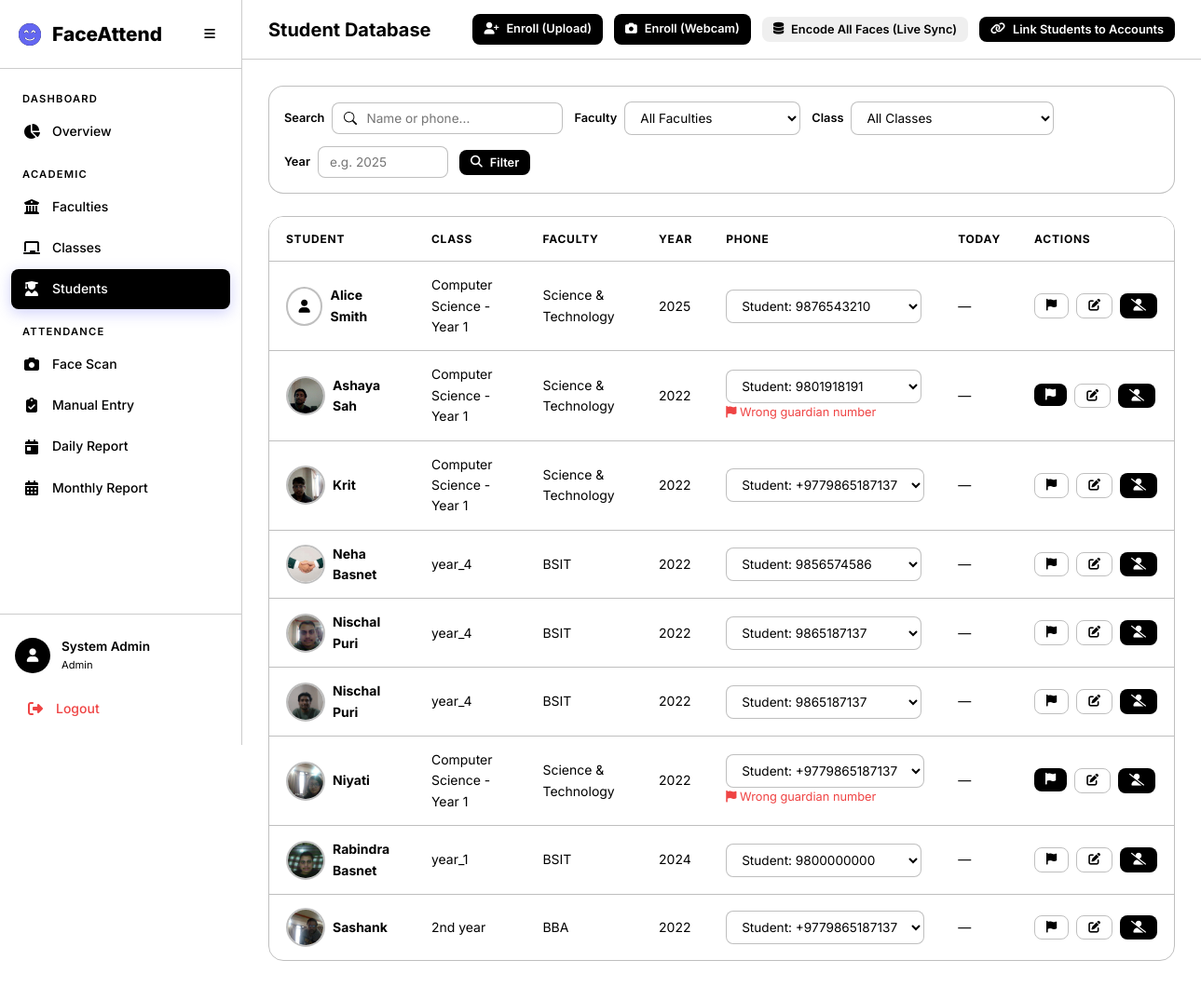
The page /academics/students/ on the database as committed earlier.
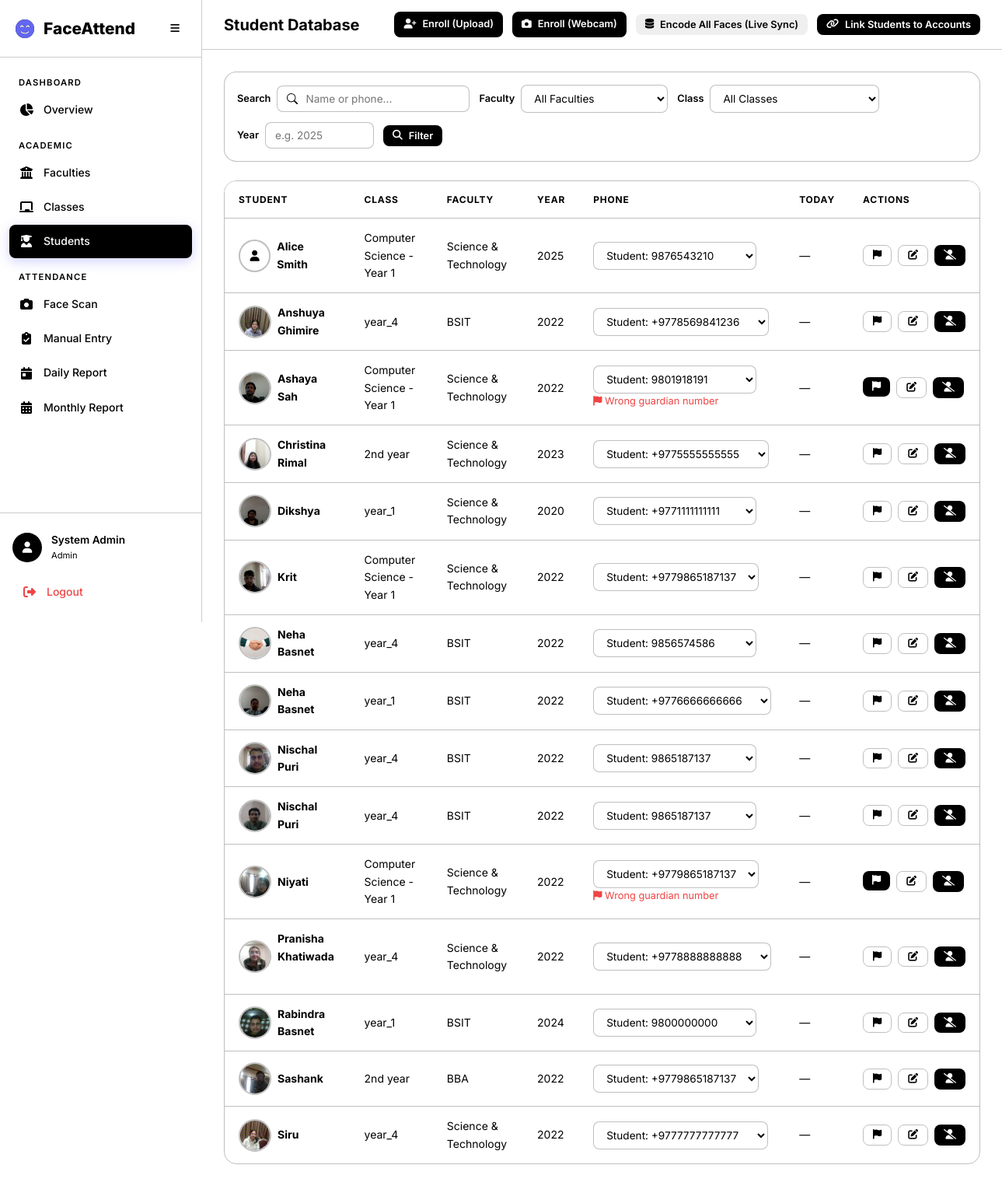
The same page on the database as committed later.
### accounts/models.py (models this page shows, shortened)
class User(AbstractUser):
    class Role(models.TextChoices):
        ADMIN = 'admin', 'Admin'
        TEACHER = 'teacher', 'Teacher'
        STUDENT = 'student', 'Student'
    role = models.CharField(
        max_length=10,
        choices=Role.choices,
        default=Role.STUDENT,
    )
    phone = models.CharField(max_length=20, blank=True)
    profile_image = models.ImageField(upload_to='profiles/', blank=True, null=True)

### academics/models.py (models this page shows, shortened)
class Student(models.Model):
    user = models.OneToOneField(
        settings.AUTH_USER_MODEL,
        on_delete=models.CASCADE,
        related_name='student_profile',
        null=True, blank=True,
    )
    full_name = models.CharField(max_length=300)
    profile_image = models.ImageField(upload_to='students/profiles/')
    face_encoding = models.BinaryField(null=True, blank=True, help_text='128-d face encoding as bytes')
    enrollment_year = models.PositiveIntegerField()
    faculty = models.ForeignKey(Faculty, on_delete=models.CASCADE, related_name='students')
    academic_class = models.ForeignKey(AcademicClass, on_delete=models.CASCADE, related_name='students')
    phone = models.CharField(max_length=20, blank=True)
    guardian_phone = models.CharField(max_length=20, blank=True)
    is_phone_flagged = models.BooleanField(
        default=False,
        help_text='Mark this when the student phone number is incorrect.',
    )
    is_active = models.BooleanField(default=True)
    created_at = models.DateTimeField(auto_now_add=True)
    updated_at = models.DateTimeField(auto_now=True)
    class Meta:
        ordering = ['full_name']

class AcademicClass(models.Model):
    name = models.CharField(max_length=200)
    faculty = models.ForeignKey(Faculty, on_delete=models.CASCADE, related_name='classes')
    teacher = models.ForeignKey(
        settings.AUTH_USER_MODEL,
        on_delete=models.SET_NULL,
        null=True, blank=True,
        related_name='assigned_classes',
        limit_choices_to={'role': 'teacher'},
    )
    created_at = models.DateTimeField(auto_now_add=True)
    updated_at = models.DateTimeField(auto_now=True)
    class Meta:
        verbose_name_plural = 'Classes'
        ordering = ['faculty__name', 'name']
        unique_together = ['name', 'faculty']

class Faculty(models.Model):
    name = models.CharField(max_length=200, unique=True)
    description = models.TextField(blank=True)
    created_at = models.DateTimeField(auto_now_add=True)
    updated_at = models.DateTimeField(auto_now=True)
    class Meta:
        verbose_name_plural = 'Faculties'
        ordering = ['name']

### academics/views.py (the view)
# urls.py: path('students/', views.student_list, name='student_list'),
@login_required
@admin_or_teacher_required
def student_list(request):
    students = Student.objects.filter(is_active=True).select_related('faculty', 'academic_class')
    faculty_id = request.GET.get('faculty')
    class_id = request.GET.get('class')
    search = request.GET.get('search', '')
    year = request.GET.get('year')
    if faculty_id:
        students = students.filter(faculty_id=faculty_id)
    if class_id:
        students = students.filter(academic_class_id=class_id)
    if search:
        students = students.filter(
            Q(full_name__icontains=search) | Q(phone__icontains=search)
        )
    if year:
        students = students.filter(enrollment_year=year)
    today = timezone.localdate()
    attendance_map = {}
    for att in Attendance.objects.filter(date=today, student__in=students):
        attendance_map[att.student_id] = att.status
    students = list(students)
    for s in students:
        s.today_status = attendance_map.get(s.id)
    faculties = Faculty.objects.all()
    classes = AcademicClass.objects.all()
    context = {
        'students': students,
        'faculties': faculties,
        'classes': classes,
        'search': search,
        'selected_faculty': faculty_id,
        'selected_class': class_id,
        'selected_year': year,
    }
    return render(request, 'academics/student_list.html', context)

### templates/academics/student_list.html (shortened to what this page needs)
{% extends 'base.html' %}
{% load static %}
{% block page_title %}Student Database{% endblock %}
{% block top_actions %}
<a href="{% url 'academics:student_enroll' %}" class="btn btn-success btn-sm">
    <i class="fas fa-user-plus"></i> Enroll (Upload)
</a>
<a href="{% url 'academics:student_enroll_webcam' %}" class="btn btn-primary btn-sm">
    <i class="fas fa-camera"></i> Enroll (Webcam)
</a>
<button class="btn btn-info btn-sm" id="bulkEncodeBtn" onclick="syncAndEncodeFaces()">
    <i class="fas fa-database"></i> Encode All Faces (Live Sync)
</button>
<button class="btn btn-warning btn-sm" id="linkStudentsBtn" onclick="linkStudentsToUsers()">
    <i class="fas fa-link"></i> Link Students to Accounts
</button>
{% endblock %}
{% block content %}
<form method="get" class="filters-bar animate-fade-in">
    <div class="filter-group">
        <label>Search</label>
        <input type="text" name="search" value="{{ search }}" placeholder="Name or phone..." class="search-input">
    </div>
    <div class="filter-group">
        <label>Faculty</label>
        <select name="faculty" class="filter-input" onchange="this.form.submit()">
            <option value="">All Faculties</option>
        </select>
    </div>
    <div class="filter-group">
        <label>Class</label>
        <select name="class" class="filter-input" onchange="this.form.submit()">
            <option value="">All Classes</option>
        </select>
    </div>
    <div class="filter-group">
        <label>Year</label>
        <input type="number" name="year" value="{{ selected_year|default:'' }}" placeholder="e.g. 2025"
            class="filter-input" style="width:100px;">
    </div>
    <button type="submit" class="btn btn-sm btn-primary"><i class="fas fa-search"></i> Filter</button>
</form>
<div class="table-container animate-fade-in">
    <table class="data-table" id="studentTable">
        <thead>
            <tr>
                <th>Student</th>
                <th>Class</th>
                <th>Faculty</th>
                <th>Year</th>
                <th>Phone</th>
                <th>Today</th>
                <th>Actions</th>
            </tr>
        </thead>
        <tbody>
            {% for s in students %}
            <tr>
                <td>
                    <div class="d-flex align-center gap-1">
                        {% if s.profile_image %}
                        <img src="{{ s.profile_image.url }}" alt="" class="student-avatar">
                        {% else %}
                        <div class="student-avatar d-flex align-center"
                            style="justify-content:center; background: var(--bg-secondary);"><i class="fas fa-user"></i>
                        </div>
                        {% endif %}
                        <div>
                            <strong>{{ s.full_name }}</strong>
                        </div>
                    </div>
                </td>
                <td>{{ s.academic_class.name }}</td>
                <td>{{ s.faculty.name }}</td>
                <td>{{ s.enrollment_year }}</td>
                <td>
                    <select class="filter-input" style="min-width: 210px; max-width: 260px;">
                        <option value="student">
                            Student: {% if s.phone %}{{ s.phone }}{% else %}—{% endif %}
                        </option>
                    </select>
                    {% if s.is_phone_flagged %}
                    <div class="text-danger" style="font-size:0.8rem;"><i class="fas fa-flag"></i> Wrong guardian number</div>
                    {% endif %}
                </td>
                <td>
                    {% if s.today_status %}
                    <span class="badge badge-{{ s.today_status }}">{{ s.today_status|title }}</span>
                    {% else %}
                    <span class="text-muted">—</span>
                    {% endif %}
                </td>
                <td>
                    <div class="d-flex gap-1">
                        <form method="post" action="{% url 'academics:student_toggle_phone_flag' s.pk %}" style="display:inline;">
                            <button type="submit" class="btn btn-sm {% if s.is_phone_flagged %}btn-warning{% else %}btn-outline{% endif %}"
                                title="{% if s.is_phone_flagged %}Unflag wrong guardian number{% else %}Flag wrong guardian number{% endif %}">
                                <i class="fas fa-flag"></i>
                            </button>
                        </form>
                        <a href="{% url 'academics:student_edit' s.pk %}" class="btn btn-sm btn-outline" title="Edit"><i
                                class="fas fa-edit"></i></a>
                        <a href="{% url 'academics:student_delete' s.pk %}" class="btn btn-sm btn-danger"
                            title="Deactivate"><i class="fas fa-user-slash"></i></a>
                    </div>
                </td>
            </tr>
            {% empty %}
            <tr>
                <td colspan="7" class="text-center text-muted">No students found.</td>
            </tr>
            {% endfor %}
        </tbody>
    </table>
</div>
{% endblock %}

### templates/base.html (shortened to what this page needs)
<!DOCTYPE html>
<html lang="en" data-theme="dark">
<head>
    <link rel="stylesheet" href="https://cdnjs.cloudflare.com/ajax/libs/font-awesome/6.5.1/css/all.min.css">
    {% load static %}
    <link rel="stylesheet" href="{% static 'css/style.css' %}">
</head>
<body>
    {% if user.is_authenticated %}
    <div class="app-layout">
        <aside class="sidebar" id="sidebar">
            <div class="sidebar-header">
                <div class="logo">
                    <i class="fas fa-face-smile-beam"></i>
                    <span>FaceAttend</span>
                </div>
                <button class="sidebar-toggle" id="sidebarToggle">
                    <i class="fas fa-bars"></i>
                </button>
            </div>
            <nav class="sidebar-nav">
                {% if user.role == 'admin' %}
                <div class="nav-section">
                    <span class="nav-section-title">Dashboard</span>
                    <a href="{% url 'academics:admin_dashboard' %}" class="nav-link {% if request.resolver_match.url_name == 'admin_dashboard' %}active{% endif %}">
                        <i class="fas fa-chart-pie"></i><span>Overview</span>
                    </a>
                </div>
                <div class="nav-section">
                    <span class="nav-section-title">Academic</span>
                    <a href="{% url 'academics:faculty_list' %}" class="nav-link {% if 'faculty' in request.resolver_match.url_name %}active{% endif %}">
                        <i class="fas fa-building-columns"></i><span>Faculties</span>
                    </a>
                    <a href="{% url 'academics:class_list' %}" class="nav-link {% if 'class' in request.resolver_match.url_name %}active{% endif %}">
                        <i class="fas fa-chalkboard"></i><span>Classes</span>
                    </a>
                    <a href="{% url 'academics:student_list' %}" class="nav-link {% if 'student' in request.resolver_match.url_name %}active{% endif %}">
                        <i class="fas fa-user-graduate"></i><span>Students</span>
                    </a>
                </div>
                <div class="nav-section">
                    <span class="nav-section-title">Attendance</span>
                    <a href="{% url 'attendance:camera' %}" class="nav-link {% if request.resolver_match.url_name == 'camera' %}active{% endif %}">
                        <i class="fas fa-camera"></i><span>Face Scan</span>
                    </a>
                    <a href="{% url 'attendance:manual' %}" class="nav-link {% if request.resolver_match.url_name == 'manual' %}active{% endif %}">
                        <i class="fas fa-clipboard-check"></i><span>Manual Entry</span>
                    </a>
                    <a href="{% url 'attendance:daily_report' %}" class="nav-link {% if request.resolver_match.url_name == 'daily_report' %}active{% endif %}">
                        <i class="fas fa-calendar-day"></i><span>Daily Report</span>
                    </a>
                    <a href="{% url 'attendance:monthly_report' %}" class="nav-link {% if request.resolver_match.url_name == 'monthly_report' %}active{% endif %}">
                        <i class="fas fa-calendar-alt"></i><span>Monthly Report</span>
                    </a>
                </div>
                {% endif %}
            </nav>
            <div class="sidebar-footer">
                <div class="user-card">
                    <div class="user-avatar">
                        <i class="fas fa-user"></i>
                    </div>
                    <div class="user-info">
                        <span class="user-name">{{ user.get_full_name|default:user.username }}</span>
                        <span class="user-role">{{ user.get_role_display }}</span>
                    </div>
                </div>
                <a href="{% url 'accounts:logout' %}" class="nav-link logout-link">
                    <i class="fas fa-sign-out-alt"></i><span>Logout</span>
                </a>
            </div>
        </aside>
        <main class="main-content">
            <header class="top-bar">
                <h1 class="page-title">{% block page_title %}Dashboard{% endblock %}</h1>
                <div class="top-bar-actions">
                    {% block top_actions %}{% endblock %}
                </div>
            </header>
            <div class="content-area">
                {% block content %}{% endblock %}
            </div>
        </main>
    </div>
    {% else %}
    <div class="auth-layout">
        {% block auth_content %}{% endblock %}
    </div>
    {% endif %}
</body>
</html>

Rows that differ between the two databases and show on the page:
added Student: profile_image (picture), full_name "Anshuya Ghimire", academic_class.name "year_4", faculty.name "BSIT", enrollment_year "2022"
added Student: profile_image (picture), full_name "Christina Rimal", academic_class.name "2nd year", faculty.name "Science & Technology", enrollment_year "2023"
added Student: profile_image (picture), full_name "Dikshya", academic_class.name "year_1", faculty.name "Science & Technology", enrollment_year "2020"
added Student: profile_image (picture), full_name "Neha Basnet", academic_class.name "year_1", faculty.name "BSIT", enrollment_year "2022"
added Student: profile_image (picture), full_name "Pranisha Khatiwada", academic_class.name "year_4", faculty.name "Science & Technology", enrollment_year "2022"
added Student: profile_image (picture), full_name "Siru", academic_class.name "year_4", faculty.name "Science & Technology", enrollment_year "2022"
